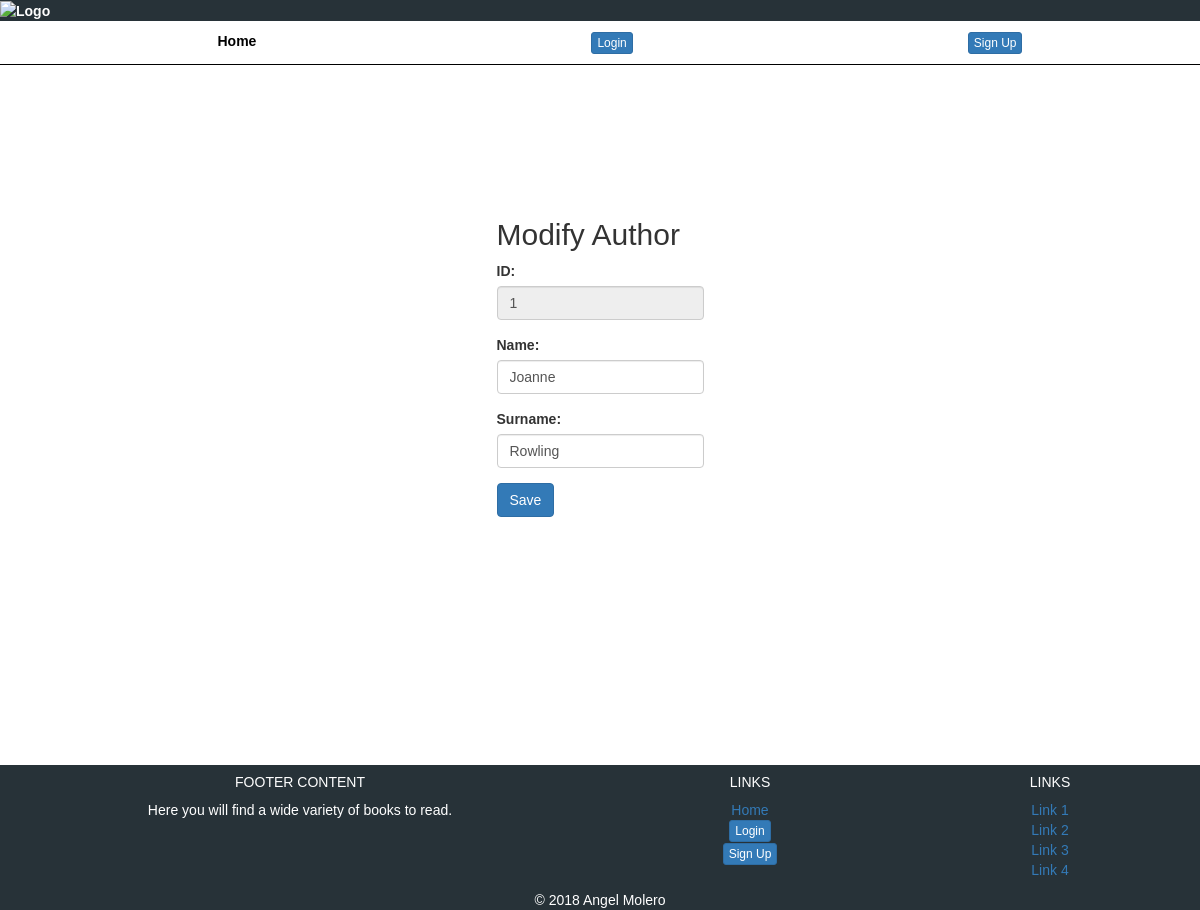
/authors/modifyauthor.php?id=1, run on the app's committed database.
### tables this page shows
CREATE TABLE `authors` (
  `id` int(11) NOT NULL,
  `name_author` varchar(30) NOT NULL,
  `first_surname` varchar(30) NOT NULL
);

### Author.php (called while the page is built, shortened)
<?php
require_once 'BD/conexionBD.php';
class Author {
    private $id;
    private $db;
    function __construct() {
        $this->db = BD::connect();
    }
    public function setId($id)
    {
        $this->id = $id;
    }
    function selectAuthor() {
        $sql = "SELECT * FROM authors WHERE id = {$this->id}";
        $reserv = $this->db->query($sql);
        return $reserv->fetch_assoc();
    }
}

### BD/conexionBD.php (called while the page is built, shortened)
<?php
class BD {
    public static function connect(){
        $db = new mysqli(DB_SERVER, DB_USERNAME, DB_PASSWORD, DB_NAME);
        $db->query("SET NAMES 'utf8'");
        return $db;
    }
}
?>

### formularios/LabelInput.php (the view)
<?php
class LabelInput {
    private $name;
    private $nameLabel;
    private $type;
    private $value;
    private $anything;
    function __construct($name, $nameLabel,$type,$value, $anything) {
        $this->name = $name;
        $this->nameLabel = $nameLabel;
        $this->type = $type;
        $this->value = $value;
        $this->anything = $anything;
    }
    function __toString() {
        return "<div class='form-group'><label for='".$this->name."'> $this->nameLabel</label>"
            ."<input type='".$this->type."' name='".$this->name."' value='".$this->value."'$this->anything/></div>";
    }
}

### formularios/ClassForm.php (shortened to what this page needs)
<?php
require_once("LabelInput.php");
class ClassForm {
    private $action;
    private $button;
    private $buttonReset;
    private $labelinput = [];
    function __construct($action, $button, $buttonReset) {
        $this->action = $action;
        $this->button = $button;
        $this->buttonReset = $buttonReset;
    }
    function addField($name, $nameLabel, $type, $value, $anything) {
        $this->labelinput[] = new Labelinput($name, $nameLabel, $type, $value, $anything);
    }
    function paintLabelInput() {
        foreach ($this->labelinput as $label) {
            echo $label;
        }
    }
    function displayForm() {
        echo "<form action='".$this->action."' method='POST'>";
            $this->paintLabelInput();
            echo "<div class='form-group'>";
                if ($this->buttonReset != "") {
                    echo "<input type='submit' value='" . $this->button . "' class='btn btn-primary'/>";
                    echo "<input type='reset' value='" . $this->buttonReset . "' class='btn btn-default'/>";
                } else if($this->button != ""){
                    echo "<input type='submit' value='" . $this->button . "' class='btn btn-primary'/>";
                }
            echo "</div>";
        echo "</form>";
    }
}

### css/home.css (style rules this page uses)
body { font-family: Arial, Helvetica, sans-serif; }

### data on the page
authors: id "1", name "Joanne", surname "Rowling"

### other printed values
$this->nameLabel "ID:"
$this->nameLabel "Name:"
$this->nameLabel "Surname:"
